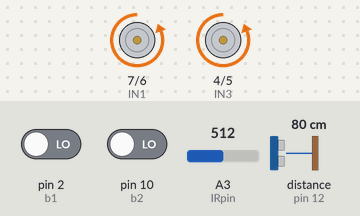
Recording of a sketch running on a simulated Arduino Uno, built with avr-gcc and run on an emulated ATmega328P. On the bench: motor-driver pin pairs drawn as motors (green arrow = first pin HIGH = forward, orange = second pin HIGH = backward, longer = more drive, scaled by the enable pin). Inputs (shaded band) come from the test bench; at power-on: pin 10 (b2) LOW, pin 2 (b1) LOW, A3 (IRpin) = 512, distance to the obstacle (sensor on pin 12) 80 cm.

Above: at 4.2 s.
4.3 s: pin 10 (b2) driven HIGH
At 5.4 s:
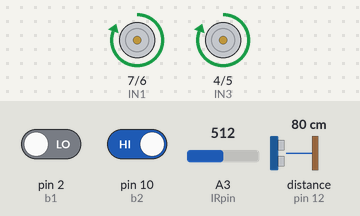
6.5 s: pin 2 (b1) driven HIGH
At 8.3 s:
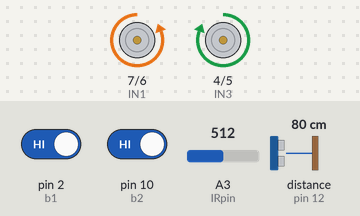
8.6 s: pin 2 (b1) driven LOW
At 9.2 s:
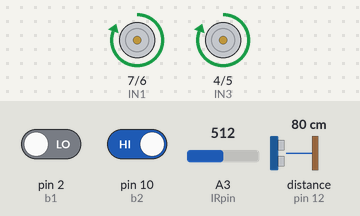
10.1 s: pin 10 (b2) driven LOW
At 11.4 s:
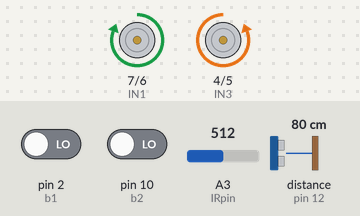
Timing chart, 0 to 15.0 s (numbered marks = the images above; inputs shaded):
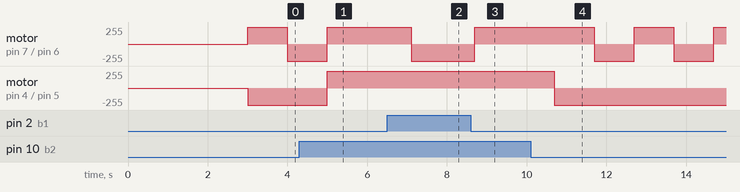

The sketch:

Sumo.ino
```cpp
#include <Ultrasonic.h>

Ultrasonic ultrasonic(11,12);

int IN1 = 7; // Input1 подключен к выводу 5
int IN2 = 6;
int IN3 = 4;
int IN4 = 5;
int ENA = 9;
int ENB = 3;

int b1 = 2; // Бампер слева
int b2 = 10; // Бампер справа

int IRpin = 3; // ИК передний дальномер
float volts = 0.0;
float distance = 0.0;
void setup()
{
pinMode (ENA, OUTPUT);
pinMode (IN1, OUTPUT);
pinMode (IN2, OUTPUT);
pinMode (ENB, OUTPUT);
pinMode (IN4, OUTPUT);
pinMode (IN3, OUTPUT);
pinMode(b1, INPUT);
pinMode(b2, INPUT);
delay(3000);
//Wire.begin(); // join i2c bus (address optional for master)
//Serial.begin(9600); // start serial for output
}

void loop() {


  if (digitalRead(b1) == HIGH && digitalRead(b2) == HIGH){ //Если всё заебись
    volts = analogRead(IRpin)*0.0048828125;   // считываем значение сенсора и переводим в напряжение
    distance = 65*pow(volts, -1.10);          // worked out from graph 65 = theretical distance / (1/Volts)S - luckylarry.co.uk
    delay(100);
    //Serial.println(distance);
    if(distance < 120) up();
    else right();
    if(ultrasonic.Ranging(CM) < 50) down();

  }
  if (digitalRead(b1) == HIGH && digitalRead(b2) == LOW){ //Если черная линия справа
    left();
    delay(1000);
  }
  if (digitalRead(b1) == LOW && digitalRead(b2) == HIGH){// Если черная линия слева
    right();
    delay(1000);
  }
  if (digitalRead(b1) == LOW && digitalRead(b2) == LOW){// Если полностью заехали на черную линию
    down();
    delay(1000);
    left();
    delay(1000);
  }
//if(digitalRead(b1) == LOW) left();
//else if(digitalRead(b2) == LOW) right();
//else stopd();

// volts = analogRead(IRpin)*0.0048828125;   // считываем значение сенсора и переводим в напряжение
// distance = 65*pow(volts, -1.10);          // worked out from graph 65 = theretical distance / (1/Volts)S - luckylarry.co.uk
//  Serial.println(distance);

}

void down(){
   digitalWrite (IN2, LOW);
    digitalWrite (IN1, HIGH);
    digitalWrite (IN4, HIGH);
    digitalWrite (IN3, LOW);

    analogWrite(ENA, 255);
    analogWrite(ENB, 255);
}

void up(){
   digitalWrite (IN2, HIGH);
    digitalWrite (IN1, LOW);
    digitalWrite (IN4, LOW);
    digitalWrite (IN3, HIGH);

    analogWrite(ENA, 255);
    analogWrite(ENB, 255);
}

void right(){
   digitalWrite (IN2, LOW);
    digitalWrite (IN1, HIGH);
    digitalWrite (IN4, LOW);
    digitalWrite (IN3, HIGH);

    analogWrite(ENA, 255);
    analogWrite(ENB, 255);
}

void left(){

    digitalWrite (IN2, HIGH);
    digitalWrite (IN1, LOW);
    digitalWrite (IN4, HIGH);
    digitalWrite (IN3, LOW);

    analogWrite(ENA, 255);
    analogWrite(ENB, 255);
    }

    void stopd(){

    analogWrite(ENA, 0);
    analogWrite(ENB, 0);
    }
```

Measured:
- after the input at 4.3 s, motor on pin 7 (IN1) / pin 6 (IN2): goes on until 5.0 s, then stays forward 255/255; motor on pin 4 (IN3) / pin 5 (IN4): backward 255/255 → forward 255/255 after 0.70 s
- after the input at 6.5 s, motor on pin 7 (IN1) / pin 6 (IN2): forward 255/255 → backward 255/255 after 0.60 s
- after the input at 8.6 s, motor on pin 7 (IN1) / pin 6 (IN2): backward 255/255 → forward 255/255 after 0.09 s
- after the input at 10.1 s, motor on pin 7 (IN1) / pin 6 (IN2): alternates forward 255/255 for 1.0 s and backward 255/255 for 1.0 s, starting after 1.6 s; motor on pin 4 (IN3) / pin 5 (IN4): forward 255/255 → backward 255/255 after 0.59 s
